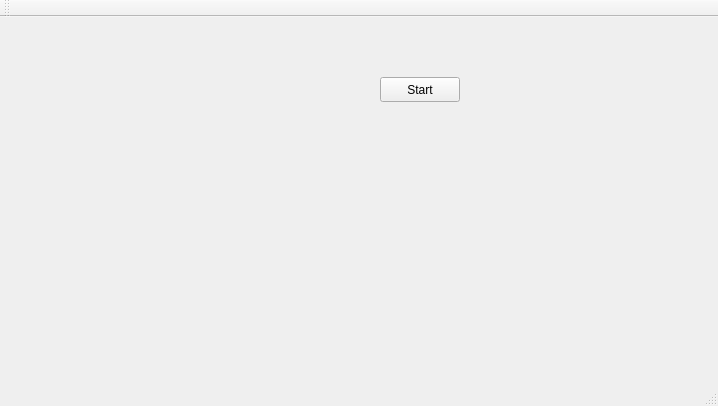
<?xml version="1.0" encoding="UTF-8"?>
<ui version="4.0">
 <class>Stopwatch</class>
 <widget class="QMainWindow" name="Stopwatch">
  <property name="geometry">
   <rect>
    <x>0</x>
    <y>0</y>
    <width>718</width>
    <height>406</height>
   </rect>
  </property>
  <property name="windowTitle">
   <string>Stopwatch</string>
  </property>
  <widget class="QWidget" name="centralWidget">
   <widget class="QPushButton" name="pushButton">
    <property name="geometry">
     <rect>
      <x>380</x>
      <y>60</y>
      <width>80</width>
      <height>25</height>
     </rect>
    </property>
    <property name="text">
     <string>Start</string>
    </property>
   </widget>
  </widget>
  <widget class="QMenuBar" name="menuBar">
   <property name="geometry">
    <rect>
     <x>0</x>
     <y>0</y>
     <width>718</width>
     <height>22</height>
    </rect>
   </property>
  </widget>
  <widget class="QToolBar" name="mainToolBar">
   <attribute name="toolBarArea">
    <enum>TopToolBarArea</enum>
   </attribute>
   <attribute name="toolBarBreak">
    <bool>false</bool>
   </attribute>
  </widget>
  <widget class="QStatusBar" name="statusBar"/>
 </widget>
 <layoutdefault spacing="6" margin="11"/>
 <resources/>
 <connections/>
</ui>
